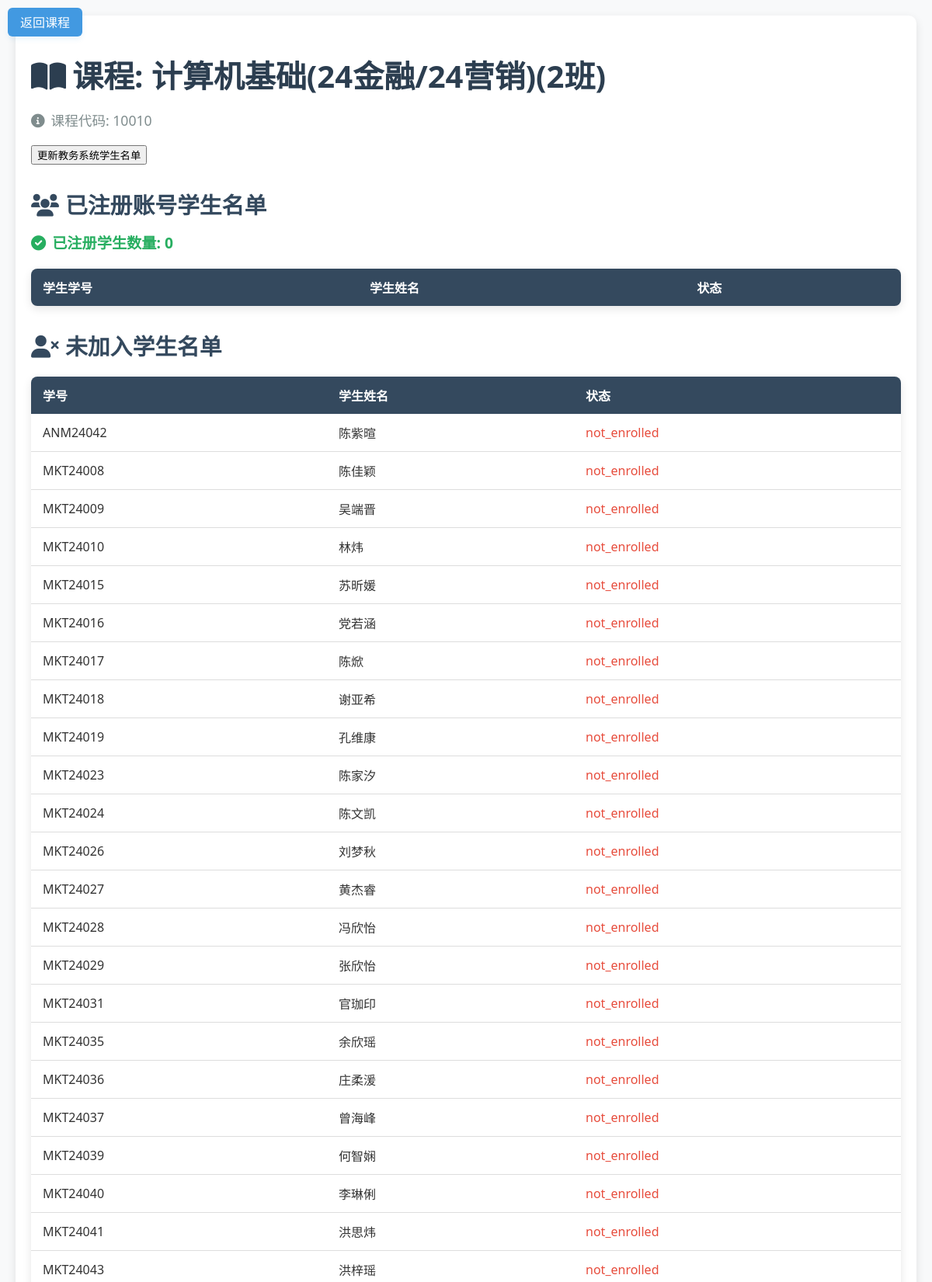
The page /course_students/7 (signed in, upper part) on the database its author committed.
### wang/models/course.py (models this page shows, shortened)
class Course(db.Model):
    __tablename__ = 'course'
    id = db.Column(db.Integer, primary_key=True, autoincrement=True)
    name = db.Column(db.String(100), nullable=False)
    teacher_id = db.Column(db.Integer, db.ForeignKey('user.id'), nullable=False)
    semester = db.Column(db.String, nullable=False)  # 开课学期
    description = db.Column(db.Text)
    code = db.Column(db.String(10), nullable=False)
    teacher = db.relationship('User', backref='courses')
    course_students = db.relationship('Course_Students',  back_populates='course')

### wang/models/course_students.py (models this page shows)
class Course_Students(db.Model):
    __tablename__ = 'course_students'
    id = db.Column(db.Integer, primary_key=True, autoincrement=True)
    course_id = db.Column(db.Integer, db.ForeignKey('course.id'), nullable=False)
    student_number = db.Column(db.String(20), nullable=False) #学号
    student_name = db.Column(db.String(20), nullable=False)
    student_pinyin_name = db.Column(db.String(20), nullable=True)
    student_grade = db.Column(db.String(20), nullable=True)
    student_major = db.Column(db.String(20), nullable=True)
    student_direction = db.Column(db.String(20), nullable=True)
    student_class = db.Column(db.String(20), nullable=True)
    student_status = db.Column(db.String(20), nullable=True) #学籍状态
    student_course_method = db.Column(db.String(20), nullable=True)
    course_status = db.Column(db.String(20), nullable=False, server_default='not_enrolled')
    score = db.Column(db.Float, nullable=True, server_default='0')  # 假设分数为浮点数类型
    course = db.relationship('Course', back_populates='course_students')

### app.py (the view)
    @app.route('/course_students/<int:course_id>')
    def course_students(course_id):
        course = Course.query.get(course_id)
        course_students = course.course_students
        enrolled_students = [student for student in course.course_students if student.course_status == 'enrolled']
        enrolled_students_count = len(
            [student for student in course.course_students if student.course_status == 'enrolled'])
        not_enrolled_students = [student for student in course.course_students if
                                 student.course_status == 'not_enrolled']
        return render_template('wang/course_students.html', course=course, course_students=course_students,
                               enrolled_students_count=enrolled_students_count, enrolled_students=enrolled_students,
                               not_enrolled_students=not_enrolled_students)

### templates/wang/course_students.html (shortened to what this page needs)
<!DOCTYPE html>
<html lang="zh-CN">
<head>
    <link rel="stylesheet" href="https://cdnjs.cloudflare.com/ajax/libs/font-awesome/6.0.0/css/all.min.css">
</head>
<body>
<a href="/course_manage/{{course.id}}" class="back-home">返回课程</a>
    <div class="container">
        <h1><i class="fas fa-book-open icon"></i>课程: {{ course.name }}</h1>
        <p class="course-info"><i class="fas fa-info-circle icon"></i>课程代码: {{ course.code }}</p>
       <button onclick="window.location.href='/update_course/{{ course.id }}';">更新教务系统学生名单</button>
        <h2><i class="fas fa-users icon"></i>已注册账号学生名单</h2>
        <p class="count"><i class="fas fa-check-circle icon"></i>已注册学生数量: {{ enrolled_students_count }}</p>
        <table>
            <thead>
                <tr>
                    <th>学生学号</th>
                    <th>学生姓名</th>
                    <th>状态</th>
                </tr>
            </thead>
        </table>
        <h2><i class="fas fa-user-times icon"></i>未加入学生名单</h2>
        <table>
            <thead>
                <tr>
                    <th>学号</th>
                    <th>学生姓名</th>
                    <th>状态</th>
                </tr>
            </thead>
            <tbody>
                {% for student in not_enrolled_students %}
                <tr>
                    <td>{{ student.student_number }}</td>
                    <td>{{ student.student_name }}</td>
                    <td><span style="color: #e74c3c;">{{ student.course_status }}</span></td>
                </tr>
                {% endfor %}
            </tbody>
        </table>
    </div>
</body>
</html>

### templates/wang/course_students.html (style rules this page uses)
body { font-family: 'Segoe UI', Tahoma, Geneva, Verdana, sans-serif; background-color: #f8f9fa; margin: 0; padding: 20px; color: #333; }
.container { max-width: 1200px; margin: 0 auto; padding: 20px; background-color: #fff; border-radius: 10px; box-shadow: 0 4px 12px rgba(0, 0, 0, 0.1); }
h1 { color: #2c3e50; font-size: 2.5rem; margin-bottom: 10px; }
h2 { color: #34495e; font-size: 1.8rem; margin-top: 30px; margin-bottom: 15px; }
.course-info { font-size: 1.1rem; color: #7f8c8d; margin-bottom: 20px; }
table { width: 100%; border-collapse: collapse; margin-top: 20px; background-color: #fff; border-radius: 8px; overflow: hidden; box-shadow: 0 4px 12px rgba(0, 0, 0, 0.1); }
th, td { padding: 12px 15px; text-align: left; }
th { background-color: #34495e; color: #fff; font-weight: 600; }
td { border-bottom: 1px solid #ddd; }
.count { font-size: 1.2rem; color: #27ae60; font-weight: bold; margin-top: 10px; }
.icon { margin-right: 8px; }
.back-home { position: fixed; top: 10px; left: 10px; padding: 0.4rem 1rem; background-color: #4299e1; color: white; text-decoration: none; border-radius: 6px; font-size: 1rem; font-weight: 200; transition: all 0.3s ease; box-shadow: 0 4px 6px rgba(66, 153, 225, 0.1); z-index: 1000; }

### rows shown on the page
Course: name "计算机基础(24金融/24营销)(2班)", code "10010"
Course_Students: student_number "ANM24042", student_name "陈紫暄", course_status "not_enrolled"
Course_Students: student_number "MKT24008", student_name "陈佳颖", course_status "not_enrolled"
Course_Students: student_number "MKT24009", student_name "吴端晋", course_status "not_enrolled"
Course_Students: student_number "MKT24010", student_name "林炜", course_status "not_enrolled"
Course_Students: student_number "MKT24015", student_name "苏昕媛", course_status "not_enrolled"
Course_Students: student_number "MKT24016", student_name "党若涵", course_status "not_enrolled"
Course_Students: student_number "MKT24017", student_name "陈焮", course_status "not_enrolled"
Course_Students: student_number "MKT24018", student_name "谢亚希", course_status "not_enrolled"
Course_Students: student_number "MKT24019", student_name "孔维康", course_status "not_enrolled"
Course_Students: student_number "MKT24023", student_name "陈家汐", course_status "not_enrolled"
Course_Students: student_number "MKT24024", student_name "陈文凯", course_status "not_enrolled"
Course_Students: student_number "MKT24026", student_name "刘梦秋", course_status "not_enrolled"
Course_Students: student_number "MKT24027", student_name "黄杰睿", course_status "not_enrolled"
Course_Students: student_number "MKT24028", student_name "冯欣怡", course_status "not_enrolled"
Course_Students: student_number "MKT24029", student_name "张欣怡", course_status "not_enrolled"
Course_Students: student_number "MKT24031", student_name "官珈印", course_status "not_enrolled"
Course_Students: student_number "MKT24035", student_name "余欣瑶", course_status "not_enrolled"
Course_Students: student_number "MKT24036", student_name "庄柔湲", course_status "not_enrolled"
Course_Students: student_number "MKT24037", student_name "曾海峰", course_status "not_enrolled"
Course_Students: student_number "MKT24039", student_name "何智娴", course_status "not_enrolled"
Course_Students: student_number "MKT24040", student_name "李琳俐", course_status "not_enrolled"
Course_Students: student_number "MKT24041", student_name "洪思炜", course_status "not_enrolled"
Course_Students: student_number "MKT24043", student_name "洪梓瑶", course_status "not_enrolled"

### other values the page prints
{{ enrolled_students_count }} "0"
